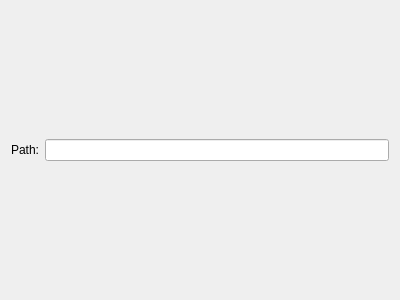
<?xml version="1.0" encoding="UTF-8"?>
<ui version="4.0">
 <class>EditorConfigPage</class>
 <widget class="QWizardPage" name="EditorConfigPage">
  <property name="geometry">
   <rect>
    <x>0</x>
    <y>0</y>
    <width>400</width>
    <height>300</height>
   </rect>
  </property>
  <property name="windowTitle">
   <string notr="true"/>
  </property>
  <property name="locale">
   <locale language="English" country="UnitedStates"/>
  </property>
  <property name="title">
   <string>Path</string>
  </property>
  <attribute name="pageId">
   <string notr="true">0</string>
  </attribute>
  <layout class="QHBoxLayout" name="horizontalLayout">
   <item>
    <widget class="QLabel" name="label">
     <property name="text">
      <string>Path:</string>
     </property>
     <property name="textFormat">
      <enum>Qt::PlainText</enum>
     </property>
    </widget>
   </item>
   <item>
    <widget class="QLineEdit" name="path">
     <property name="enabled">
      <bool>true</bool>
     </property>
     <property name="readOnly">
      <bool>true</bool>
     </property>
    </widget>
   </item>
  </layout>
 </widget>
 <resources/>
 <connections/>
</ui>
